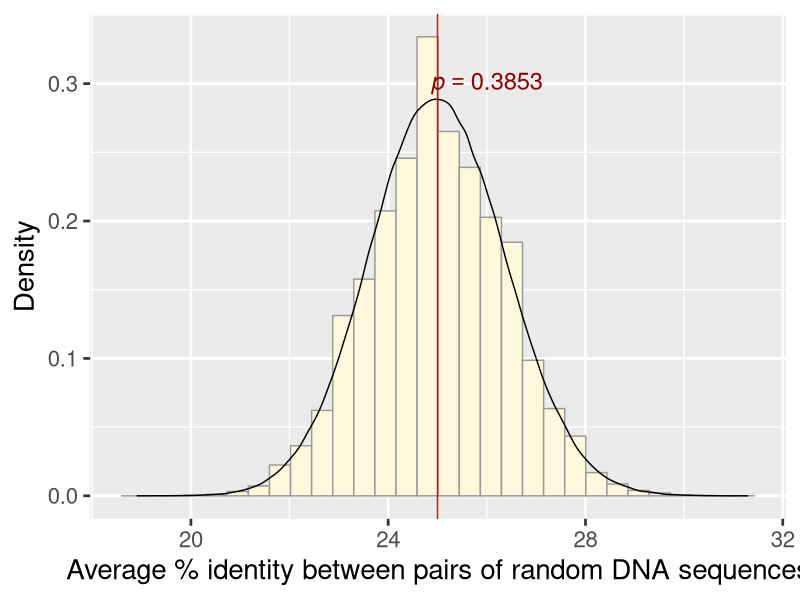

Write R code to recreate this figure.
library(readr)
library(dplyr)
library(ggplot2)

percent <- read_tsv("percents.txt", col_names=FALSE)
percent <- percent %>% rename(perc=X1)

t <- t.test(percent$perc, mu=25)
formula <- sprintf("italic(p) == %.4f", round(t$p.value, 4))

p <- ggplot(percent, aes(x=perc, y=..density..))
p <- p + geom_histogram(fill="cornsilk", color="grey60")
p <- p + geom_density()
p <- p + theme_gray(base_size=20)
p <- p + labs(x="Average % identity between pairs of random DNA sequences", y="Density")
p <- p + geom_vline(xintercept=25, color="red")
p <- p + annotate("text", x=26, y=0.3, label=formula, parse=TRUE, color="darkred", size=6)
ggsave("percent_density.png", p, width=10)

